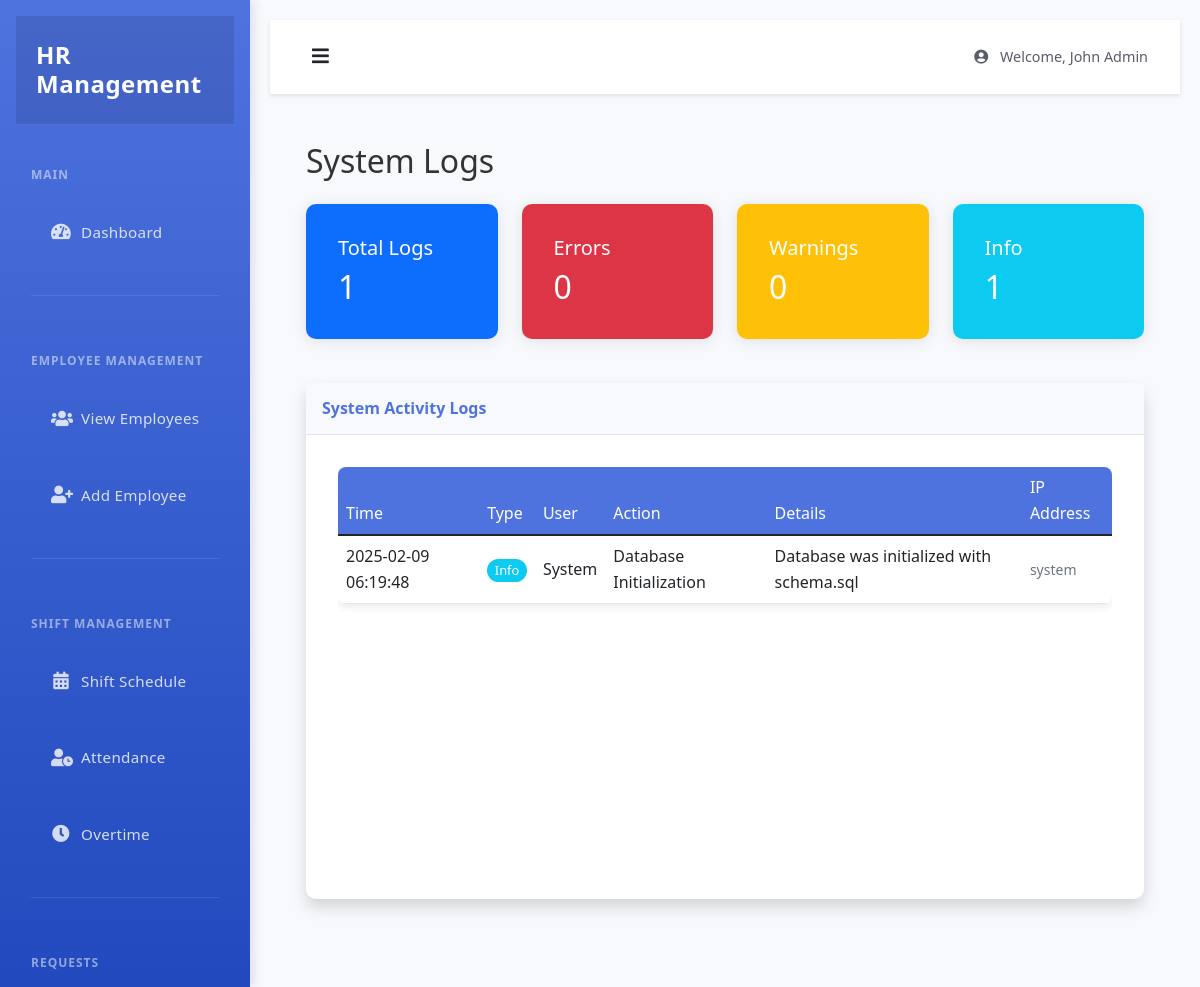
Before: /admin/logs (signed in) with the older database file.
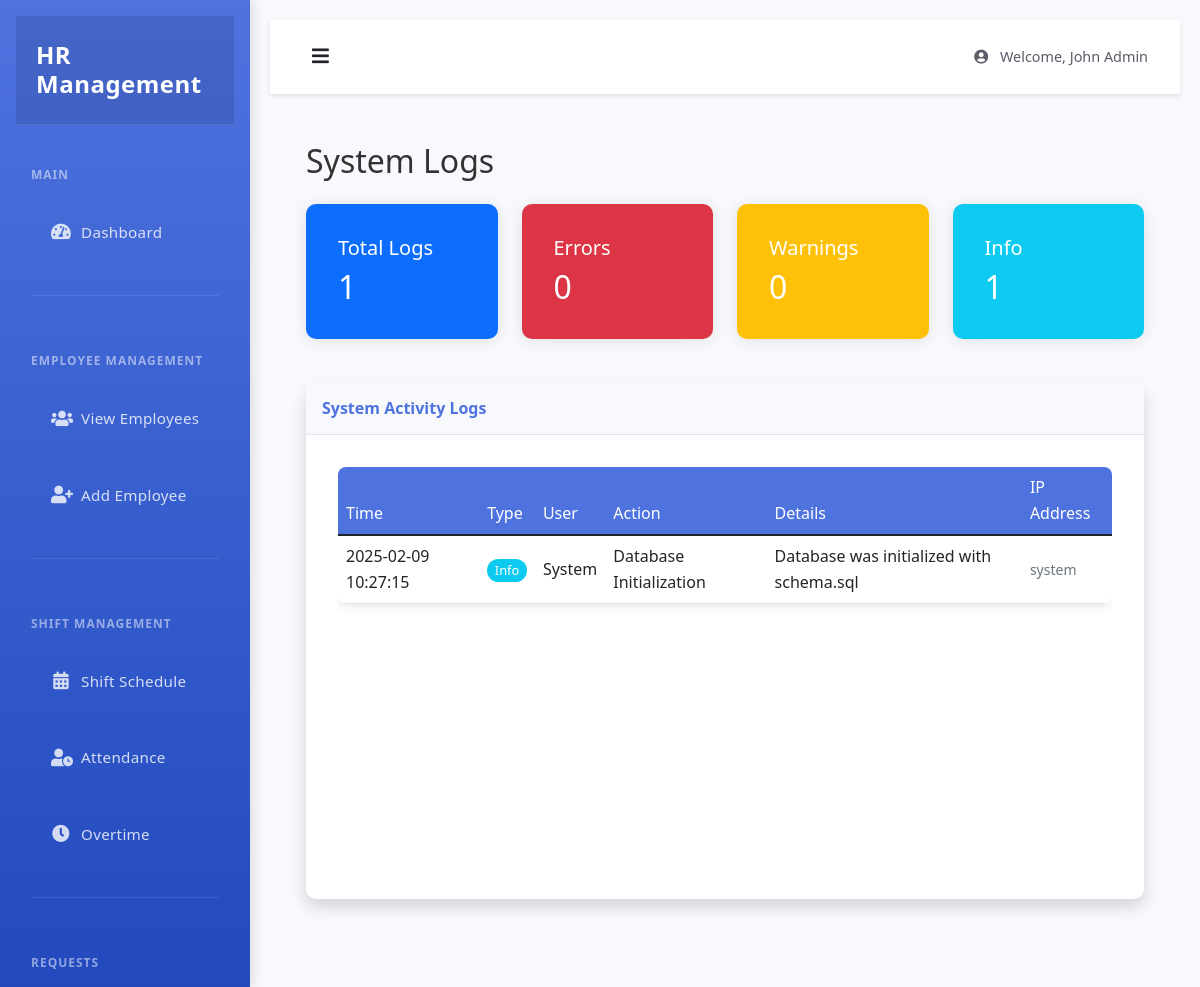
After: the same page with the newer database file.
### tables this page shows
CREATE TABLE system_logs (
    id INTEGER PRIMARY KEY AUTOINCREMENT,
    user_id INTEGER,
    type TEXT NOT NULL,  -- 'error', 'warning', 'info'
    action TEXT NOT NULL,
    details TEXT,
    ip_address TEXT,
    created_at TIMESTAMP DEFAULT CURRENT_TIMESTAMP,
    FOREIGN KEY (user_id) REFERENCES users (id)
);

### app.py (the view)
@app.route('/admin/logs')
@admin_required
def view_logs():
    db = get_db()
    cursor = db.cursor()
    cursor.execute('''
        SELECT
            l.*,
            u.first_name,
            u.last_name,
            u.role
        FROM system_logs l
        LEFT JOIN users u ON l.user_id = u.id
        ORDER BY l.created_at DESC
        LIMIT 1000
    ''')
    logs = cursor.fetchall()
    cursor.execute('''
        SELECT
            COUNT(*) as total_logs,
            SUM(CASE WHEN type = 'error' THEN 1 ELSE 0 END) as errors,
            SUM(CASE WHEN type = 'warning' THEN 1 ELSE 0 END) as warnings,
            SUM(CASE WHEN type = 'info' THEN 1 ELSE 0 END) as info
        FROM system_logs
    ''')
    stats = cursor.fetchone()
    return render_template('admin/logs.html', logs=logs, stats=stats)

### app.py (called while the page is built)
def get_db():
    if not hasattr(g, 'sqlite_db'):
        g.sqlite_db = sqlite3.connect(app.config['DATABASE'])
        g.sqlite_db.row_factory = sqlite3.Row
    return g.sqlite_db

def admin_required(f):
    @wraps(f)
    def decorated_function(*args, **kwargs):
        if 'is_admin' not in session or not session['is_admin']:
            flash('Admin access required')
            return redirect(url_for('login'))
        return f(*args, **kwargs)
    return decorated_function

@app.template_filter('format_date')
def format_date(date_str):
    if not date_str:
        return ''
    try:
        date_obj = datetime.strptime(date_str, '%Y-%m-%d')
        return date_obj.strftime('%B %d, %Y')  # Example: January 08, 2025
    except:
        return date_str

### templates/admin/logs.html (shortened to what this page needs)
{% extends "admin/base.html" %}
{% block content %}
<div class="container-fluid py-4">
    <h2 class="mb-4">System Logs</h2>
    <div class="row mb-4">
        <div class="col-md-3">
            <div class="card bg-primary text-white">
                <div class="card-body">
                    <h5 class="card-title">Total Logs</h5>
                    <h2 class="mb-0">{{ stats.total_logs }}</h2>
                </div>
            </div>
        </div>
        <div class="col-md-3">
            <div class="card bg-danger text-white">
                <div class="card-body">
                    <h5 class="card-title">Errors</h5>
                    <h2 class="mb-0">{{ stats.errors }}</h2>
                </div>
            </div>
        </div>
        <div class="col-md-3">
            <div class="card bg-warning text-white">
                <div class="card-body">
                    <h5 class="card-title">Warnings</h5>
                    <h2 class="mb-0">{{ stats.warnings }}</h2>
                </div>
            </div>
        </div>
        <div class="col-md-3">
            <div class="card bg-info text-white">
                <div class="card-body">
                    <h5 class="card-title">Info</h5>
                    <h2 class="mb-0">{{ stats.info }}</h2>
                </div>
            </div>
        </div>
    </div>
    <div class="card shadow">
        <div class="card-header py-3">
            <h6 class="m-0 font-weight-bold text-primary">System Activity Logs</h6>
        </div>
        <div class="card-body">
            <div class="table-responsive">
                <table class="table table-hover">
                    <thead>
                        <tr>
                            <th>Time</th>
                            <th>Type</th>
                            <th>User</th>
                            <th>Action</th>
                            <th>Details</th>
                            <th>IP Address</th>
                        </tr>
                    </thead>
                    <tbody>
                        {% for log in logs %}
                        <tr class="{% if log.type == 'error' %}table-danger{% elif log.type == 'warning' %}table-warning{% endif %}">
                            <td>{{ log.created_at|format_date }}</td>
                            <td>
                                <span class="badge {% if log.type == 'error' %}bg-danger{% elif log.type == 'warning' %}bg-warning{% else %}bg-info{% endif %}">
                                    {{ log.type|title }}
                                </span>
                            </td>
                            <td>
                                {% if log.first_name %}
                                    {{ log.first_name }} {{ log.last_name }}
                                    <small class="text-muted">({{ log.role }})</small>
                                {% else %}
                                    System
                                {% endif %}
                            </td>
                            <td>{{ log.action }}</td>
                            <td>{{ log.details }}</td>
                            <td><small class="text-muted">{{ log.ip_address }}</small></td>
                        </tr>
                        {% endfor %}
                    </tbody>
                </table>
            </div>
        </div>
    </div>
</div>
{% endblock %}

Changed rows visible on the page:
changed system_logs "Database Initialization": created_at "2025-02-09 06:19:48" → "2025-02-09 10:27:15"
